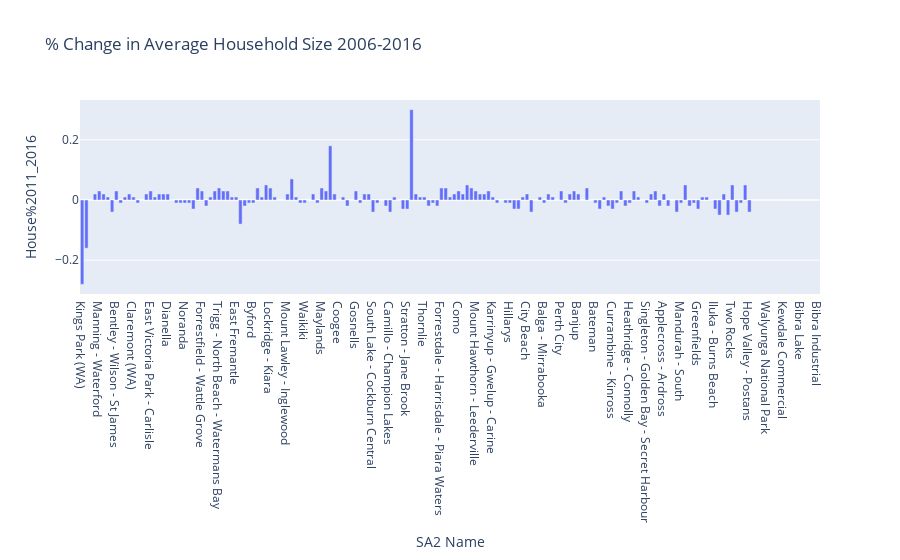

Notebook cell for this chart:
### Code cell
#household size
fig_house = px.bar(df, x='SA2 Name', y='House%2011_2016', title="% Change in Average Household Size 2006-2016")
fig_house.show()

### Figure 1 — Plotly figure (JSON) as saved in the notebook; plotly's stock layout.template omitted (floating-point values rounded to 4 significant figures; data arrays with more than 128 entries replaced by an {"elided": "..."} marker saying what was removed)
{"data": [{"alignmentgroup": "True", "hovertemplate": "SA2 Name=%{x}<br>House%2011_2016=%{y}<extra></extra>", "legendgroup": "", "marker": {"color": "#636efa"}, "name": "", "offsetgroup": "", "orientation": "v", "showlegend": false, "textposition": "auto", "type": "bar", "x": {"elided": "173 str values"}, "xaxis": "x", "y": {"elided": "173 float values"}, "yaxis": "y"}], "layout": {"barmode": "relative", "legend": {"tracegroupgap": 0}, "title": {"text": "% Change in Average Household Size 2006-2016"}, "xaxis": {"anchor": "y", "domain": [0, 1], "title": {"text": "SA2 Name"}}, "yaxis": {"anchor": "x", "domain": [0, 1], "title": {"text": "House%2011_2016"}}}}
